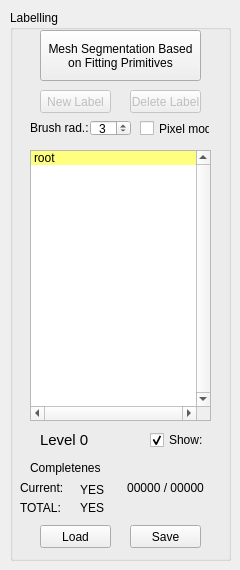
    <widget class="QWidget" name="tab">
     <attribute name="title">
      <string>3D Label</string>
     </attribute>
     <widget class="QGroupBox" name="groupBox_6">
      <property name="geometry">
       <rect>
        <x>10</x>
        <y>10</y>
        <width>221</width>
        <height>551</height>
       </rect>
      </property>
      <property name="title">
       <string>Labelling</string>
      </property>
      <widget class="QTreeWidget" name="treeLabelling">
       <property name="geometry">
        <rect>
         <x>20</x>
         <y>140</y>
         <width>181</width>
         <height>271</height>
        </rect>
       </property>
       <property name="verticalScrollBarPolicy">
        <enum>Qt::ScrollBarAlwaysOn</enum>
       </property>
       <property name="horizontalScrollBarPolicy">
        <enum>Qt::ScrollBarAlwaysOn</enum>
       </property>
       <property name="indentation">
        <number>25</number>
       </property>
       <property name="rootIsDecorated">
        <bool>false</bool>
       </property>
       <property name="headerHidden">
        <bool>true</bool>
       </property>
       <property name="expandsOnDoubleClick">
        <bool>false</bool>
       </property>
       <column>
        <property name="text">
         <string>Labellling</string>
        </property>
       </column>
       <item>
        <property name="text">
         <string>root</string>
        </property>
        <property name="statusTip">
         <string>0</string>
        </property>
        <property name="background">
         <brush brushstyle="SolidPattern">
          <color alpha="255">
           <red>255</red>
           <green>255</green>
           <blue>127</blue>
          </color>
         </brush>
        </property>
       </item>
      </widget>
      <widget class="QPushButton" name="buttonAutomaticLabelling">
       <property name="geometry">
        <rect>
         <x>30</x>
         <y>20</y>
         <width>161</width>
         <height>51</height>
        </rect>
       </property>
       <property name="text">
        <string>Mesh Segmentation Based
on Fitting Primitives</string>
       </property>
      </widget>
      <widget class="QPushButton" name="buttonDeleteLabel">
       <property name="enabled">
        <bool>false</bool>
       </property>
       <property name="geometry">
        <rect>
         <x>120</x>
         <y>80</y>
         <width>71</width>
         <height>23</height>
        </rect>
       </property>
       <property name="text">
        <string>Delete Label</string>
       </property>
      </widget>
      <widget class="QPushButton" name="buttonNewLabel">
       <property name="enabled">
        <bool>false</bool>
       </property>
       <property name="geometry">
        <rect>
         <x>30</x>
         <y>80</y>
         <width>71</width>
         <height>23</height>
        </rect>
       </property>
       <property name="text">
        <string>New Label</string>
       </property>
      </widget>
      <widget class="QCheckBox" name="checkLabelling">
       <property name="geometry">
        <rect>
         <x>140</x>
         <y>420</y>
         <width>61</width>
         <height>20</height>
        </rect>
       </property>
       <property name="text">
        <string>Show:</string>
       </property>
       <property name="checked">
        <bool>true</bool>
       </property>
      </widget>
      <widget class="QLabel" name="labelLevel">
       <property name="geometry">
        <rect>
         <x>30</x>
         <y>420</y>
         <width>61</width>
         <height>20</height>
        </rect>
       </property>
       <property name="font">
        <font>
         <pointsize>11</pointsize>
        </font>
       </property>
       <property name="text">
        <string>Level 0</string>
       </property>
      </widget>
      <widget class="QLabel" name="label_42">
       <property name="geometry">
        <rect>
         <x>20</x>
         <y>450</y>
         <width>71</width>
         <height>16</height>
        </rect>
       </property>
       <property name="text">
        <string>Completeness</string>
       </property>
      </widget>
      <widget class="QLabel" name="label_43">
       <property name="geometry">
        <rect>
         <x>10</x>
         <y>490</y>
         <width>51</width>
         <height>16</height>
        </rect>
       </property>
       <property name="text">
        <string>TOTAL:</string>
       </property>
      </widget>
      <widget class="QLabel" name="labelLevelCompleteness">
       <property name="geometry">
        <rect>
         <x>70</x>
         <y>470</y>
         <width>31</width>
         <height>20</height>
        </rect>
       </property>
       <property name="text">
        <string>YES</string>
       </property>
      </widget>
      <widget class="QLabel" name="labelTreeCompleteness">
       <property name="geometry">
        <rect>
         <x>70</x>
         <y>490</y>
         <width>31</width>
         <height>16</height>
        </rect>
       </property>
       <property name="text">
        <string>YES</string>
       </property>
      </widget>
      <widget class="QPushButton" name="buttonSaveLabelling">
       <property name="geometry">
        <rect>
         <x>120</x>
         <y>515</y>
         <width>71</width>
         <height>23</height>
        </rect>
       </property>
       <property name="text">
        <string>Save</string>
       </property>
      </widget>
      <widget class="QSpinBox" name="spinBrushSize">
       <property name="geometry">
        <rect>
         <x>80</x>
         <y>110</y>
         <width>41</width>
         <height>16</height>
        </rect>
       </property>
       <property name="alignment">
        <set>Qt::AlignCenter</set>
       </property>
       <property name="minimum">
        <number>1</number>
       </property>
       <property name="maximum">
        <number>10</number>
       </property>
       <property name="value">
        <number>3</number>
       </property>
      </widget>
      <widget class="QLabel" name="label">
       <property name="geometry">
        <rect>
         <x>20</x>
         <y>110</y>
         <width>101</width>
         <height>16</height>
        </rect>
       </property>
       <property name="text">
        <string>Brush rad.:</string>
       </property>
      </widget>
      <widget class="QPushButton" name="buttonLoadLabelling">
       <property name="geometry">
        <rect>
         <x>30</x>
         <y>515</y>
         <width>71</width>
         <height>23</height>
        </rect>
       </property>
       <property name="text">
        <string>Load</string>
       </property>
      </widget>
      <widget class="QLabel" name="label_44">
       <property name="geometry">
        <rect>
         <x>10</x>
         <y>470</y>
         <width>51</width>
         <height>16</height>
        </rect>
       </property>
       <property name="text">
        <string>Current:</string>
       </property>
      </widget>
      <widget class="QLabel" name="labelNumCompleteness">
       <property name="geometry">
        <rect>
         <x>100</x>
         <y>470</y>
         <width>111</width>
         <height>16</height>
        </rect>
       </property>
       <property name="text">
        <string>00000 / 00000</string>
       </property>
       <property name="alignment">
        <set>Qt::AlignCenter</set>
       </property>
      </widget>
      <widget class="QCheckBox" name="checkPixelMode">
       <property name="geometry">
        <rect>
         <x>130</x>
         <y>110</y>
         <width>70</width>
         <height>17</height>
        </rect>
       </property>
       <property name="text">
        <string>Pixel mode</string>
       </property>
      </widget>
     </widget>
    </widget>
